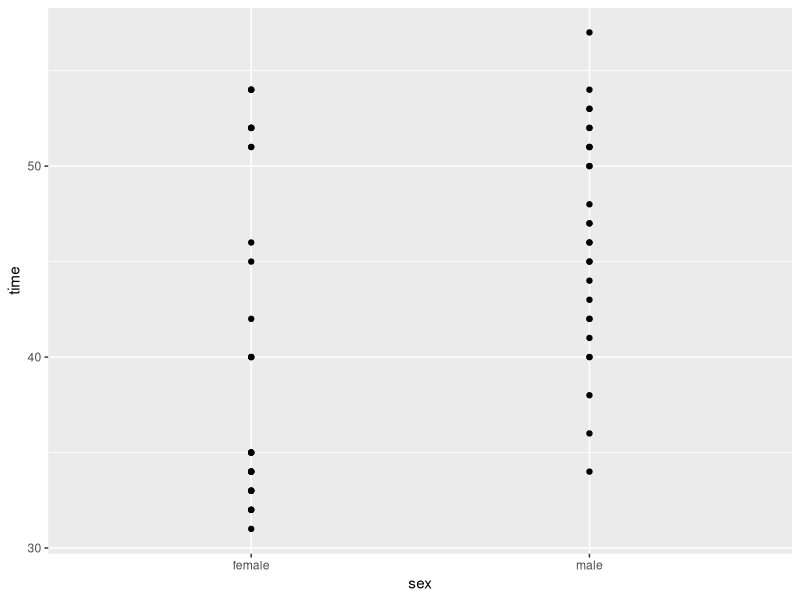
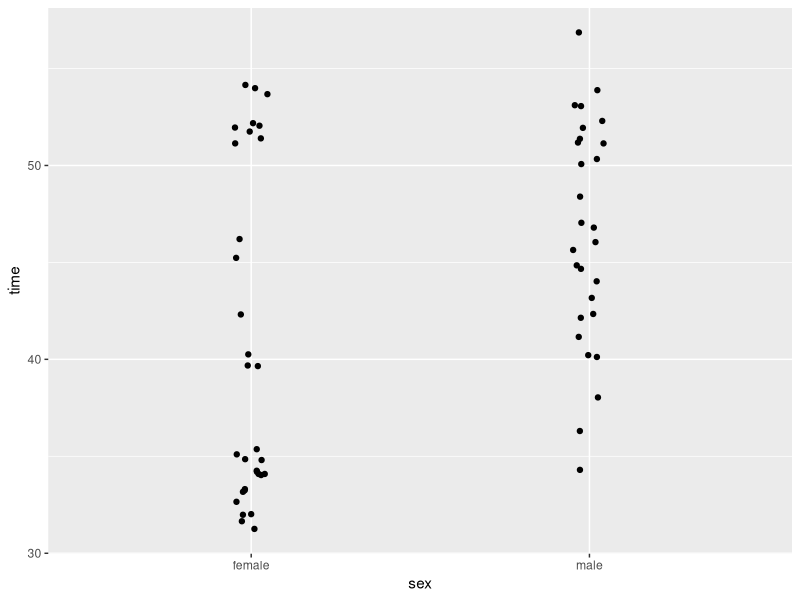
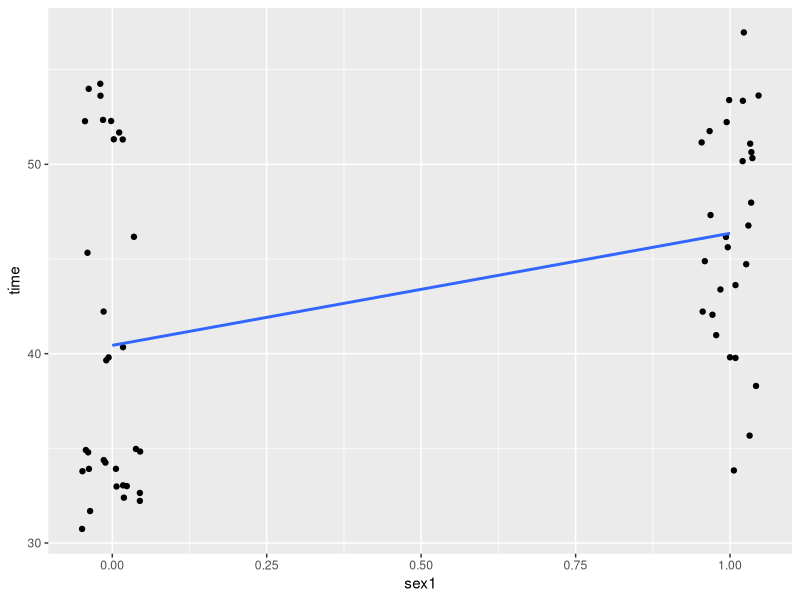
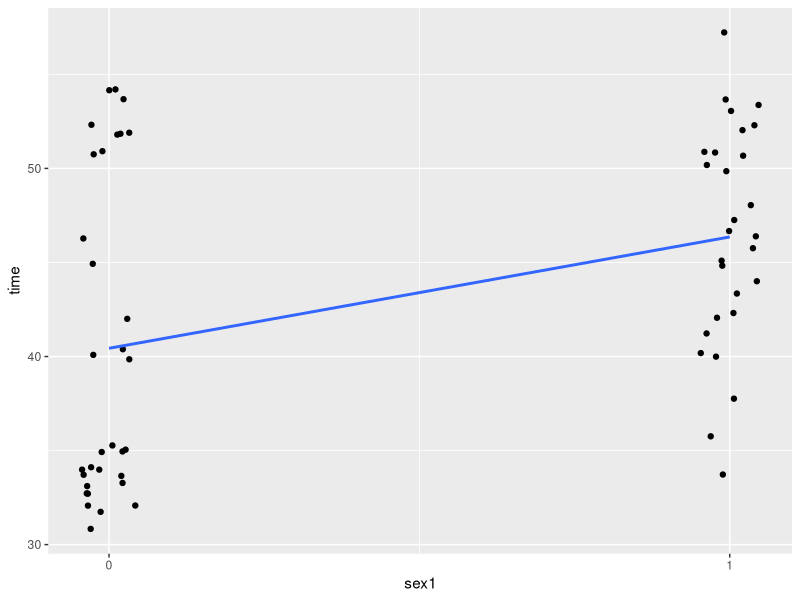

Reproduce these figures in R, in order.
#### Point Biserial Correlations


### loading libraries ----

library(tidyverse)



# Read in Data


# Do Male cats wander further from their house than Female cats ?

cats <- read_csv("data/cats.csv")  

nrow(cats)

head(cats)


#make a scatterplot
ggplot(cats, aes(sex,time)) + geom_point()

ggplot(cats, aes(sex,time)) + geom_jitter(width = .05) #easier to see


# adding a trendline 
ggplot(cats, aes(sex1,time)) + 
  geom_jitter(width = .05) +
  stat_smooth(method='lm',se=F)

# just tidying up the x-axis
ggplot(cats, aes(sex1,time)) + 
  geom_jitter(width = .05) +
  scale_x_continuous(breaks=c(0,1))+
  stat_smooth(method='lm',se=F)


## We can get a quick point biserial correlation using 'cor.test'

# using pearson (works if dichotomous variable is coded 0/1)

cor.test(cats$time, cats$sex1) # r = 0.38, p<.05

# suggests that there is a positive relationship 
# and male cats do move more than female cats.


# you can also do for non-parametric tests...

cor.test(cats$time, cats$sex1, method="spearman") # rho = 0.36, p<.05



## "better" versions of this test are available, 
## e.g. using library(polycor), but this is ok for now.


